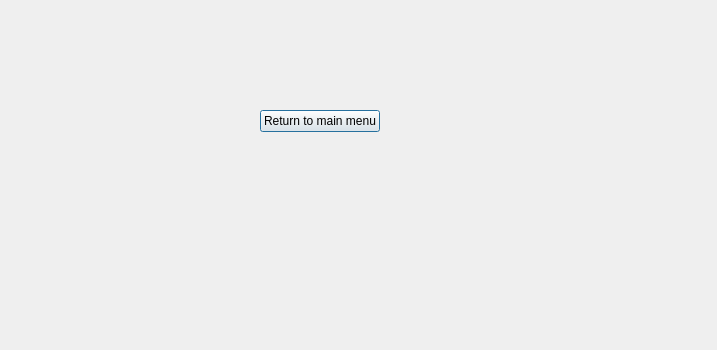
<?xml version="1.0" encoding="UTF-8"?>
<ui version="4.0">
 <class>winOrDrawWindow</class>
 <widget class="QDialog" name="winOrDrawWindow">
  <property name="geometry">
   <rect>
    <x>0</x>
    <y>0</y>
    <width>717</width>
    <height>350</height>
   </rect>
  </property>
  <property name="windowTitle">
   <string>Dialog</string>
  </property>
  <widget class="QWidget" name="">
   <property name="geometry">
    <rect>
     <x>260</x>
     <y>90</y>
     <width>151</width>
     <height>161</height>
    </rect>
   </property>
   <layout class="QFormLayout" name="formLayout">
    <item row="0" column="0">
     <widget class="QLabel" name="labelForResultOfGame">
      <property name="text">
       <string/>
      </property>
     </widget>
    </item>
    <item row="1" column="0">
     <widget class="QPushButton" name="returnToMainMenu">
      <property name="text">
       <string>Return to main menu</string>
      </property>
     </widget>
    </item>
   </layout>
  </widget>
 </widget>
 <resources/>
 <connections/>
</ui>
